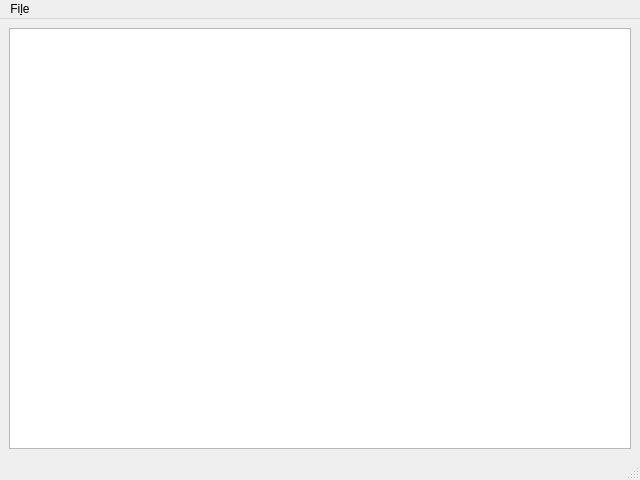
<?xml version="1.0" encoding="UTF-8"?>
<ui version="4.0">
 <class>MainWindow</class>
 <widget class="QMainWindow" name="MainWindow">
  <property name="geometry">
   <rect>
    <x>0</x>
    <y>0</y>
    <width>640</width>
    <height>480</height>
   </rect>
  </property>
  <property name="windowTitle">
   <string>MainWindow</string>
  </property>
  <widget class="QWidget" name="centralwidget">
   <layout class="QGridLayout" name="gridLayout">
    <item row="0" column="0">
     <widget class="QTableView" name="tableView"/>
    </item>
   </layout>
  </widget>
  <widget class="QMenuBar" name="menubar">
   <property name="geometry">
    <rect>
     <x>0</x>
     <y>0</y>
     <width>640</width>
     <height>22</height>
    </rect>
   </property>
   <widget class="QMenu" name="menuFile">
    <property name="title">
     <string>Fi&amp;le</string>
    </property>
    <addaction name="actionNew"/>
    <addaction name="separator"/>
    <addaction name="actionExit"/>
   </widget>
   <addaction name="menuFile"/>
  </widget>
  <widget class="QStatusBar" name="statusbar"/>
  <action name="actionNew">
   <property name="text">
    <string>New</string>
   </property>
  </action>
  <action name="actionExit">
   <property name="text">
    <string>Exit</string>
   </property>
  </action>
 </widget>
 <resources/>
 <connections/>
</ui>
